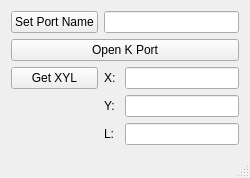
<?xml version="1.0" encoding="UTF-8"?>
<ui version="4.0">
 <class>MainWindow</class>
 <widget class="QMainWindow" name="MainWindow">
  <property name="geometry">
   <rect>
    <x>0</x>
    <y>0</y>
    <width>250</width>
    <height>177</height>
   </rect>
  </property>
  <property name="windowTitle">
   <string>MainWindow</string>
  </property>
  <widget class="QWidget" name="centralWidget">
   <layout class="QGridLayout" name="gridLayout">
    <item row="0" column="0">
     <widget class="QPushButton" name="pushButton">
      <property name="text">
       <string>Set Port Name</string>
      </property>
     </widget>
    </item>
    <item row="0" column="1" colspan="2">
     <widget class="QLineEdit" name="linePort"/>
    </item>
    <item row="1" column="0" colspan="3">
     <widget class="QPushButton" name="pushButton_2">
      <property name="text">
       <string>Open K Port</string>
      </property>
     </widget>
    </item>
    <item row="2" column="0">
     <widget class="QPushButton" name="pushButton_3">
      <property name="sizePolicy">
       <sizepolicy hsizetype="Minimum" vsizetype="Minimum">
        <horstretch>0</horstretch>
        <verstretch>0</verstretch>
       </sizepolicy>
      </property>
      <property name="text">
       <string>Get XYL</string>
      </property>
     </widget>
    </item>
    <item row="2" column="1">
     <widget class="QLabel" name="label">
      <property name="text">
       <string>X: </string>
      </property>
     </widget>
    </item>
    <item row="2" column="2">
     <widget class="QLineEdit" name="lineEdit_x"/>
    </item>
    <item row="3" column="1">
     <widget class="QLabel" name="label_2">
      <property name="text">
       <string>Y:</string>
      </property>
     </widget>
    </item>
    <item row="3" column="2">
     <widget class="QLineEdit" name="lineEdit_y"/>
    </item>
    <item row="4" column="1">
     <widget class="QLabel" name="label_4">
      <property name="text">
       <string>L:</string>
      </property>
     </widget>
    </item>
    <item row="4" column="2">
     <widget class="QLineEdit" name="lineEdit_l"/>
    </item>
    <item row="5" column="2">
     <spacer name="verticalSpacer">
      <property name="orientation">
       <enum>Qt::Vertical</enum>
      </property>
      <property name="sizeHint" stdset="0">
       <size>
        <width>20</width>
        <height>40</height>
       </size>
      </property>
     </spacer>
    </item>
   </layout>
  </widget>
  <widget class="QStatusBar" name="statusBar"/>
 </widget>
 <layoutdefault spacing="6" margin="11"/>
 <resources/>
 <connections/>
</ui>
